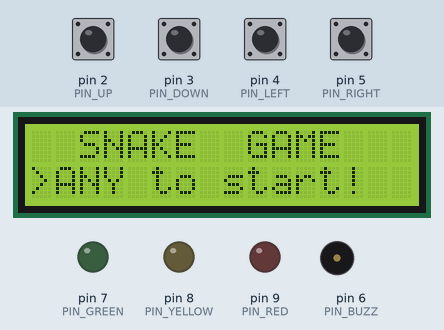
The sketch below on a simulated Arduino Uno, built with avr-gcc and run on an emulated ATmega328P. On the bench: 16×2 character LCD, output pins drawn as LEDs (lit = HIGH), buzzer (waves = sounding). Inputs (shaded band) come from the test bench; at power-on: pin 2 (PIN_UP), pin 3 (PIN_DOWN), pin 4 (PIN_LEFT), pin 5 (PIN_RIGHT) HIGH. Random numbers use the default seed unless the sketch sets one.

Above: at 1.2 s.
1.3 s: pin 2 (PIN_UP) pulled LOW for 0.15 s
At 1.97 s:
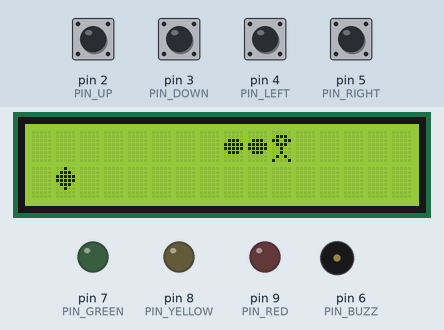
4.1 s: pin 3 (PIN_DOWN) pulled LOW for 0.15 s
At 4.49 s:
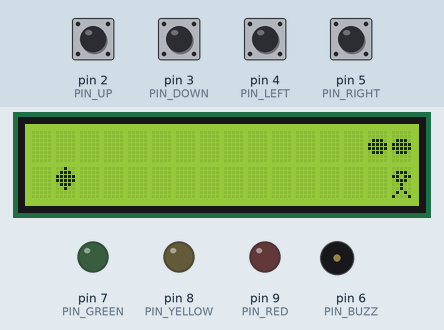
4.8 s: pin 4 (PIN_LEFT) pulled LOW for 1 s
At 6.6 s:
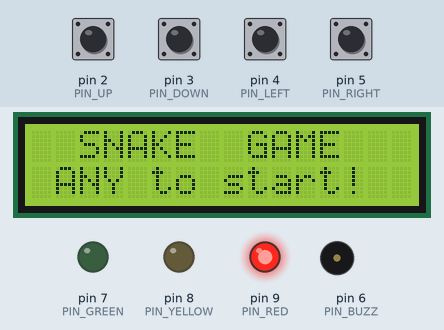
8.8 s: pin 5 (PIN_RIGHT) pulled LOW for 0.15 s
At 9.47 s:
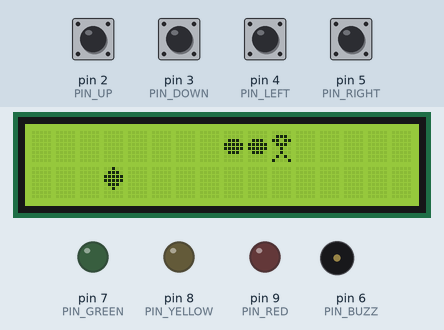
11.9 s: pin 2 (PIN_UP) pulled LOW for 1 s
At 14.4 s:
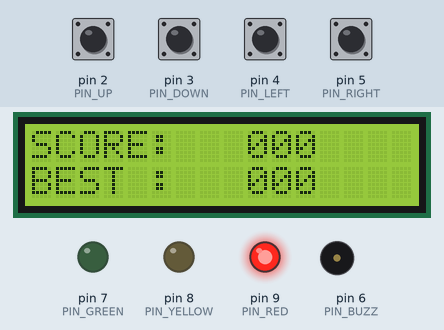
15.9 s: pin 3 (PIN_DOWN) pulled LOW for 1 s
At 19.24 s:
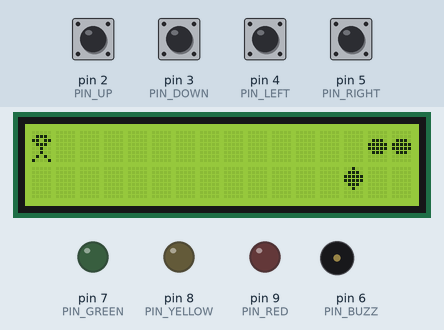
Timing chart, 0 to 20.7 s (numbered marks = the images above; inputs shaded):
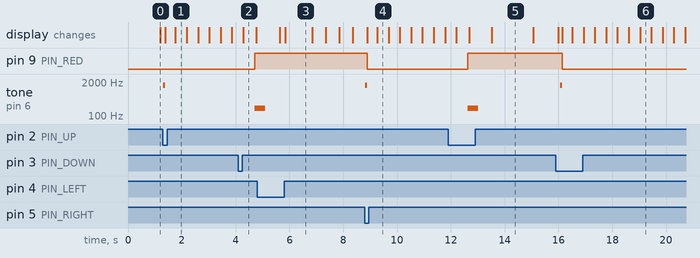

The sketch:

snake.ino
```cpp
/*
 * Snake — v2
 * Author  : Eren DOGAN
 * GitHub  : github.com/erendogan83
 *
 * CONTROLS:
 *   UP   (D2) = move up
 *   DOWN (D3) = move down
 *   LEFT (D4) = move left
 *   FIRE (D5) = move right
 *
 * FEATURES:
 * - 16x2 grid (32 cells), wrap-around walls
 * - Self-collision with tail-tip exclusion (tight U-turns allowed)
 * - 180-degree reversal prevention with 2-input direction queue
 * - Speed: 420ms -> 120ms, drops 10ms every 3 pts
 * - TURBO YEM: snake length >= 12 oldugunda ozel yem cikiyor
 *     Yakalarsan: +5 puan, yilan 4 birim kisalir, alan acilir
 *     Yakalamazsan: 8 saniye sonra kayboluyor, normal devam
 * - Turbo yem sprite: slot 3 (S_DEAD) oyun icinde yeniden kullaniliyor
 *     Olum aninda loadSprites() tekrar cagrilip orijinal sprite geri yukleniyor
 * - Normal yem her zaman aktif; turbo yem ona ek olarak cikiyor
 * - EEPROM high score (addr 2-3, Endless Runner addr 0-1'i kullanir)
 * - Double-buffer rendering, sifir flicker
 * - Non-blocking LED flash
 *
 * PINS: A4,A5=LCD | D2=UP | D3=DOWN | D4=LEFT | D5=RIGHT
 *       D6=Buzz | D7=Green | D8=Yellow | D9=Red
 */

#include <Wire.h>
#include <LiquidCrystal_I2C.h>
#include <EEPROM.h>

LiquidCrystal_I2C lcd(0x27, 16, 2);

#define PIN_UP     2
#define PIN_DOWN   3
#define PIN_LEFT   4
#define PIN_RIGHT  5
#define PIN_BUZZ   6
#define PIN_GREEN  7
#define PIN_YELLOW 8
#define PIN_RED    9

#define COLS     16
#define ROWS     2
#define CELLS    32
#define MAX_LEN  31

// Turbo yem: yilan bu uzunluga ulasinca tetiklenir
#define TURBO_THRESHOLD 12
// Turbo yem kac tick sonra kaybolur (8000ms / spd ~ 20-65 tick)
#define TURBO_TIMEOUT_MS 8000UL
// Turbo yakalaninca yilan kac birim kisalir
#define TURBO_SHRINK 4
// Turbo icin puan bonusu
#define TURBO_BONUS  5

const int SPD_BASE = 420;
const int SPD_MIN  = 120;
int getSpd(int sc){ int s=SPD_BASE-(sc/3)*10; return s<SPD_MIN?SPD_MIN:s; }

#define EE_SNAKE 2
int  eeGet(){ int v=((int)EEPROM.read(EE_SNAKE)<<8)|EEPROM.read(EE_SNAKE+1); return(v<0||v>9999)?0:v; }
void eePut(int s){ if(s>eeGet()){EEPROM.write(EE_SNAKE,(s>>8)&0xFF);EEPROM.write(EE_SNAKE+1,s&0xFF);} }

// ── Sprites ───────────────────────────────────────────────────────────────────
// Slot 3 (S_TURBO) oyun sirasinda turbo yem olarak kullaniliyor.
// Olum ekraninda loadSprites() ile dead-head sprite'i geri yukleniyor.
byte spHead[8] = {0b00000,0b01110,0b11011,0b01110,0b00100,0b00100,0b01010,0b10001};
byte spBody[8] = {0b00000,0b00000,0b01110,0b11111,0b11111,0b01110,0b00000,0b00000};
byte spFood[8] = {0b00100,0b01110,0b11111,0b11111,0b01110,0b00100,0b00000,0b00000};
byte spDead[8] = {0b00000,0b10001,0b01010,0b00100,0b01010,0b10001,0b00000,0b00000};
// Turbo yem: yildiz/elmas sekli — dikkat cekici olmali
byte spTurbo[8]= {0b00100,0b10101,0b01110,0b11111,0b01110,0b10101,0b00100,0b00000};

#define S_HEAD  0
#define S_BODY  1
#define S_FOOD  2
#define S_DEAD  3   // oyun sirasinda S_TURBO olarak da kullaniliyor
#define S_TURBO 3

void loadSprites(){
  lcd.createChar(S_HEAD,  spHead);
  lcd.createChar(S_BODY,  spBody);
  lcd.createChar(S_FOOD,  spFood);
  lcd.createChar(S_DEAD,  spDead);
}

void loadTurboSprite(){
  // Slot 3'e turbo yem sprite'ini yukle (oyun sirasinda)
  lcd.createChar(S_TURBO, spTurbo);
}

// ── Double buffer ─────────────────────────────────────────────────────────────
char cur[ROWS][COLS], prv[ROWS][COLS];
void bClr(){ for(int r=0;r<ROWS;r++) for(int c=0;c<COLS;c++) cur[r][c]=' '; }
void bCh(int c,int r,char ch){ if(c>=0&&c<COLS&&r>=0&&r<ROWS) cur[r][c]=ch; }
void bSp(int c,int r,byte s) { if(c>=0&&c<COLS&&r>=0&&r<ROWS) cur[r][c]=(char)(128+s); }
void bFlush(){
  for(int r=0;r<ROWS;r++) for(int c=0;c<COLS;c++){
    if(cur[r][c]!=prv[r][c]){
      lcd.setCursor(c,r);
      uint8_t v=(uint8_t)cur[r][c];
      if(v>=128) lcd.write(v-128); else lcd.write(v);
      prv[r][c]=cur[r][c];
    }
  }
}
void bInit(){ for(int r=0;r<ROWS;r++) for(int c=0;c<COLS;c++) prv[r][c]='\0'; }

// ── Buttons ───────────────────────────────────────────────────────────────────
bool upHeld=false;  unsigned long upTime=0;
bool dnHeld=false;  unsigned long dnTime=0;
bool leHeld=false;  unsigned long leTime=0;
bool riHeld=false;  unsigned long riTime=0;

bool upPressed(){
  bool d=(digitalRead(PIN_UP)==LOW);
  if(d&&!upHeld&&millis()-upTime>150){upHeld=true;upTime=millis();return true;}
  if(!d) upHeld=false; return false;
}
bool downPressed(){
  bool d=(digitalRead(PIN_DOWN)==LOW);
  if(d&&!dnHeld&&millis()-dnTime>150){dnHeld=true;dnTime=millis();return true;}
  if(!d) dnHeld=false; return false;
}
bool leftPressed(){
  bool d=(digitalRead(PIN_LEFT)==LOW);
  if(d&&!leHeld&&millis()-leTime>150){leHeld=true;leTime=millis();return true;}
  if(!d) leHeld=false; return false;
}
bool rightPressed(){
  bool d=(digitalRead(PIN_RIGHT)==LOW);
  if(d&&!riHeld&&millis()-riTime>150){riHeld=true;riTime=millis();return true;}
  if(!d) riHeld=false; return false;
}
bool anyPressed(){ return upPressed()||downPressed()||leftPressed()||rightPressed(); }

void boop(int f,int d){ tone(PIN_BUZZ,f,d); }

int           flashPin=-1;
unsigned long flashEnd=0;
void flashNB(int pin,int ms){
  if(flashPin>=0&&flashPin!=pin) digitalWrite(flashPin,LOW);
  digitalWrite(pin,HIGH); flashPin=pin; flashEnd=millis()+ms;
}
void flashUpdate(){
  if(flashPin>=0&&millis()>=flashEnd){ digitalWrite(flashPin,LOW); flashPin=-1; }
}

enum AppState { ST_MENU, ST_GAME };
AppState appState = ST_MENU;

#define DIR_RIGHT 0
#define DIR_DOWN  1
#define DIR_LEFT  2
#define DIR_UP    3

byte snakeCell[MAX_LEN];
int  snakeLen;

byte dirQueue[2];
int  dirQueueLen;
byte currentDir;

// Normal yem
byte foodCell;

// Turbo yem
bool          turboActive  = false;
byte          turboCell    = 0;
unsigned long turboSpawnMs = 0;   // millis() turbo spawn aninda

int  score, best, spd;
bool dead;
unsigned long lastTick;

// ── Helpers ───────────────────────────────────────────────────────────────────
byte cellOf(int col,int row){ return (byte)(row*COLS+col); }
int  colOf(byte cell)       { return cell%COLS; }
int  rowOf(byte cell)       { return cell/COLS; }

byte stepCell(byte cell, byte dir){
  int c=colOf(cell), r=rowOf(cell);
  if(dir==DIR_RIGHT) c=(c+1)%COLS;
  else if(dir==DIR_LEFT)  c=(c+COLS-1)%COLS;
  else if(dir==DIR_DOWN)  r=(r+1)%ROWS;
  else if(dir==DIR_UP)    r=(r+ROWS-1)%ROWS;
  return cellOf(c,r);
}

bool snakeOccupies(byte cell, bool skipTail){
  int limit = skipTail ? snakeLen-1 : snakeLen;
  for(int i=0;i<limit;i++) if(snakeCell[i]==cell) return true;
  return false;
}

// ── Spawn normal yem ──────────────────────────────────────────────────────────
void spawnFood(){
  int freeCells = CELLS - snakeLen - (turboActive ? 1 : 0);
  if(freeCells<=0) return;
  int target=random(freeCells), freeIdx=0;
  for(int i=0;i<CELLS;i++){
    byte c=(byte)i;
    if(snakeOccupies(c,false)) continue;
    if(turboActive && c==turboCell) continue;
    if(freeIdx==target){ foodCell=c; return; }
    freeIdx++;
  }
}

// ── Spawn turbo yem ───────────────────────────────────────────────────────────
void spawnTurbo(){
  // Slot 3'e turbo sprite yukle
  loadTurboSprite();
  // bInit() ile buffer invalidate et ki sprite degisimi ekrana yansisın
  bInit();

  int freeCells = CELLS - snakeLen - 1; // -1 normal yem icin
  if(freeCells<=0) return;
  int target=random(freeCells), freeIdx=0;
  for(int i=0;i<CELLS;i++){
    byte c=(byte)i;
    if(snakeOccupies(c,false)) continue;
    if(c==foodCell) continue;
    if(freeIdx==target){ turboCell=c; turboActive=true; turboSpawnMs=millis(); return; }
    freeIdx++;
  }
}

// ── Turbo yem kayboldu ────────────────────────────────────────────────────────
void removeTurbo(){
  turboActive=false;
  // Slot 3'u dead-head sprite'a geri yukle
  lcd.createChar(S_DEAD, spDead);
  bInit();  // buffer invalidate — sprite degisimi gorunsun
}

// ── Yilan kisaltma ────────────────────────────────────────────────────────────
void shrinkSnake(int amount){
  snakeLen -= amount;
  if(snakeLen < 3) snakeLen = 3;  // minimum uzunluk 3
}

// ── Direction queue ───────────────────────────────────────────────────────────
void enqueueDir(byte newDir){
  byte lastDir=(dirQueueLen>0)?dirQueue[dirQueueLen-1]:currentDir;
  if((newDir+2)%4==lastDir) return;
  if(dirQueueLen>0&&dirQueue[dirQueueLen-1]==newDir) return;
  if(dirQueueLen<2) dirQueue[dirQueueLen++]=newDir;
}

// ── Reset ─────────────────────────────────────────────────────────────────────
void resetGame(){
  score=0; dead=false; spd=getSpd(0); best=eeGet();
  snakeLen=3; currentDir=DIR_RIGHT; dirQueueLen=0;
  snakeCell[0]=cellOf(9,0);
  snakeCell[1]=cellOf(8,0);
  snakeCell[2]=cellOf(7,0);
  turboActive=false;
  loadSprites();   // slot 3 = dead-head (normal baslangic)
  spawnFood();
  lastTick=millis();
  bInit(); bClr(); bFlush();
}

// ── Input ─────────────────────────────────────────────────────────────────────
void readInput(){
  if(upPressed())    enqueueDir(DIR_UP);
  if(downPressed())  enqueueDir(DIR_DOWN);
  if(leftPressed())  enqueueDir(DIR_LEFT);
  if(rightPressed()) enqueueDir(DIR_RIGHT);
}

// ── Tick ──────────────────────────────────────────────────────────────────────
void doTick(){
  // Direction queue consume
  if(dirQueueLen>0){
    currentDir=dirQueue[0];
    dirQueue[0]=dirQueue[1];
    dirQueueLen--;
  }

  byte newHead=stepCell(snakeCell[0],currentDir);

  // Self collision
  if(snakeOccupies(newHead,true)){
    dead=true;
    eePut(score);
    if(score>best) best=score;
    // Slot 3'u dead-head sprite'a geri yukle
    lcd.createChar(S_DEAD,spDead);
    bInit();
    flashNB(PIN_RED,400);
    boop(200,400);
    return;
  }

  // Turbo yem timeout kontrolu
  if(turboActive && millis()-turboSpawnMs > TURBO_TIMEOUT_MS){
    removeTurbo();
  }

  bool ateNormal = (newHead==foodCell);
  bool ateTurbo  = (turboActive && newHead==turboCell);

  // Yilani hareket ettir
  if(ateNormal || ateTurbo){
    // Yem yenildi: bas ekle (kuyruk duruyor = buyume)
    if(snakeLen<MAX_LEN){
      for(int i=snakeLen;i>0;i--) snakeCell[i]=snakeCell[i-1];
      snakeLen++;
    } else {
      for(int i=snakeLen-1;i>0;i--) snakeCell[i]=snakeCell[i-1];
    }
  } else {
    // Normal hareket: kuyruk dusuyor
    for(int i=snakeLen-1;i>0;i--) snakeCell[i]=snakeCell[i-1];
  }
  snakeCell[0]=newHead;

  // Normal yem efekti
  if(ateNormal){
    score++;
    spd=getSpd(score);
    spawnFood();
    int pitch=800+(score/5)*100;
    if(pitch>2000) pitch=2000;
    boop(pitch,60);
    flashNB(PIN_GREEN,60);
    if(score%5==0){ delay(70); boop(pitch+200,80); flashNB(PIN_YELLOW,80); }

    // Turbo yem tetikle: ilk kez esige ulastiysa veya her 5 puanda tekrar
    if(!turboActive && snakeLen>=TURBO_THRESHOLD){
      spawnTurbo();
    }
  }

  // Turbo yem efekti
  if(ateTurbo){
    turboActive=false;
    score+=TURBO_BONUS;
    spd=getSpd(score);
    shrinkSnake(TURBO_SHRINK);
    spawnFood();   // yem pozisyonunu guncelle (turbo hucre artik bos)

    // Slot 3'u dead-head'e geri yukle, turbo bitti
    lcd.createChar(S_DEAD,spDead);
    bInit();

    // Turbo ses: hizli inen glissando
    boop(2000,40); delay(50);
    boop(1600,40); delay(50);
    boop(1200,40); delay(50);
    boop(800,80);
    flashNB(PIN_YELLOW,200);

    // Her 5 puanda yeni turbo yem tetiklenebilir
  }

  // Turbo yoksa ve esik asilmissa yeni turbo dene
  if(!turboActive && snakeLen>=TURBO_THRESHOLD){
    // sadece yem yenildiginde tetikleniyor (yukaridaki bloklar)
    // ekstra kontrol: turbo hic aktif degilse ve son yemden bu yana
    // tetikleme olmadiysa — bu tick'te degil, bir sonraki yemde tetiklenecek
  }

  flashUpdate();
}

// ── Render ────────────────────────────────────────────────────────────────────
void doRender(){
  bClr();
  bSp(colOf(foodCell),rowOf(foodCell),S_FOOD);
  if(turboActive) bSp(colOf(turboCell),rowOf(turboCell),S_TURBO);
  for(int i=snakeLen-1;i>=1;i--) bSp(colOf(snakeCell[i]),rowOf(snakeCell[i]),S_BODY);
  bSp(colOf(snakeCell[0]),rowOf(snakeCell[0]),dead?S_DEAD:S_HEAD);
  bFlush();
}

// ── Death screen ──────────────────────────────────────────────────────────────
void showDead(){
  doRender();
  unsigned long t=millis(); while(millis()-t<800) delay(5);

  bClr();
  const char ss[]="SCORE:"; for(int i=0;ss[i];i++) bCh(i,0,ss[i]);
  bCh(9, 0,'0'+(score/100)%10);
  bCh(10,0,'0'+(score/ 10)%10);
  bCh(11,0,'0'+ score     %10);
  const char bs[]="BEST :"; for(int i=0;bs[i];i++) bCh(i,1,bs[i]);
  bCh(9, 1,'0'+(best/100)%10);
  bCh(10,1,'0'+(best/ 10)%10);
  bCh(11,1,'0'+ best     %10);
  bFlush();
  t=millis(); while(millis()-t<1500){if(anyPressed())break;delay(10);}

  if(score>0&&score==best){
    bClr();
    const char rec[]="* NEW RECORD! *"; for(int i=0;rec[i];i++) bCh(i,0,rec[i]);
    char buf[4]; sprintf(buf,"%3d",score); for(int i=0;i<3;i++) bCh(7+i,1,buf[i]);
    bFlush();
    for(int i=0;i<4;i++){
      digitalWrite(PIN_GREEN,HIGH); tone(PIN_BUZZ,2000,80);
      t=millis(); while(millis()-t<200){if(anyPressed())break;delay(1);}
      digitalWrite(PIN_GREEN,LOW);
      t=millis(); while(millis()-t<80) {if(anyPressed())break;delay(1);}
    }
    t=millis(); while(millis()-t<500){if(anyPressed())break;delay(10);}
  }

  bClr();
  const char r1[]="ANY to restart"; for(int i=0;r1[i];i++) bCh(i,0,r1[i]);
  const char r2[]="BEST:";         for(int i=0;r2[i];i++) bCh(i,1,r2[i]);
  bCh(7,1,'0'+(best/100)%10);
  bCh(8,1,'0'+(best/ 10)%10);
  bCh(9,1,'0'+ best     %10);
  bFlush();

  upHeld=false;dnHeld=false;leHeld=false;riHeld=false;
  while(!anyPressed()) delay(10);
  appState=ST_MENU;
}

// ── Menu ──────────────────────────────────────────────────────────────────────
void showMenu(){
  loadSprites(); bInit(); bClr();
  const char m1[]="  SNAKE  GAME  "; for(int i=0;m1[i];i++) bCh(i,0,m1[i]);
  const char m2[]=" ANY to start! "; for(int i=0;m2[i];i++) bCh(i,1,m2[i]);
  bFlush();
  upHeld=false;dnHeld=false;leHeld=false;riHeld=false;
  bool bl=true; unsigned long lb=millis();
  while(!anyPressed()){
    if(millis()-lb>500){lb=millis();bl=!bl;bCh(0,1,bl?'>':' ');bFlush();}
    delay(10);
  }
  boop(1500,80);
  resetGame();
  appState=ST_GAME;
}

// ── Setup & Loop ──────────────────────────────────────────────────────────────
void setup(){
  lcd.init(); lcd.backlight(); loadSprites();
  pinMode(PIN_UP,    INPUT_PULLUP);
  pinMode(PIN_DOWN,  INPUT_PULLUP);
  pinMode(PIN_LEFT,  INPUT_PULLUP);
  pinMode(PIN_RIGHT, INPUT_PULLUP);
  pinMode(PIN_BUZZ,  OUTPUT);
  pinMode(PIN_GREEN, OUTPUT);
  pinMode(PIN_YELLOW,OUTPUT);
  pinMode(PIN_RED,   OUTPUT);
  randomSeed(analogRead(A0));
  bInit(); lcd.clear(); appState=ST_MENU;
}

void loop(){
  switch(appState){
    case ST_MENU:
      showMenu();
      break;
    case ST_GAME:
      readInput();
      if(dead){ showDead(); break; }
      if(millis()-lastTick>=(unsigned long)spd){
        lastTick=millis();
        doTick();
        doRender();
      }
      flashUpdate();
      break;
  }
}
```

Measured:
- after the input at 1.3 s, tone on pin 6 (PIN_BUZZ): silent → 1500 Hz at once, → silent 0.08 s later
- after the input at 4.1 s, pin 9 (PIN_RED): LOW → HIGH after 0.60 s; tone on pin 6 (PIN_BUZZ): silent → 200 Hz after 0.60 s
- after the input at 8.8 s, pin 9 (PIN_RED): HIGH → LOW after 0.10 s; tone on pin 6 (PIN_BUZZ): silent → 1500 Hz at once, → silent 0.08 s later
- after the input at 11.9 s, pin 9 (PIN_RED): LOW → HIGH after 0.73 s; tone on pin 6 (PIN_BUZZ): silent → 200 Hz after 0.73 s, → silent 0.40 s later
- after the input at 15.9 s, pin 9 (PIN_RED): HIGH → LOW after 0.25 s; tone on pin 6 (PIN_BUZZ): silent → 1500 Hz after 0.16 s, → silent 0.08 s later; the display: first changes after 0.09 s (image 6 shows a later state)
- what the display in image 1 shows lasts 0.4 s, from 1.8 s to 2.2 s
- what the display in image 2 shows lasts 0.5 s, from 4.3 s to 4.8 s
